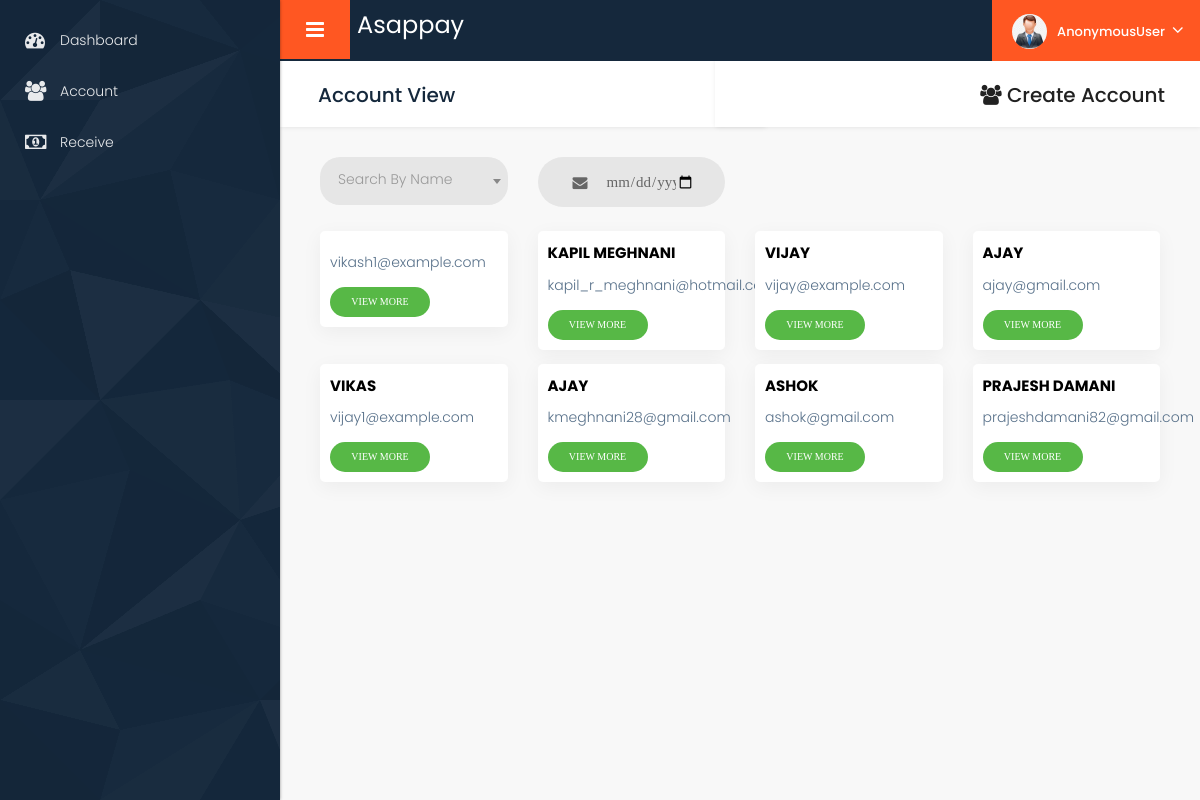
Before: /asappayapp/accountview/ with the older database file.
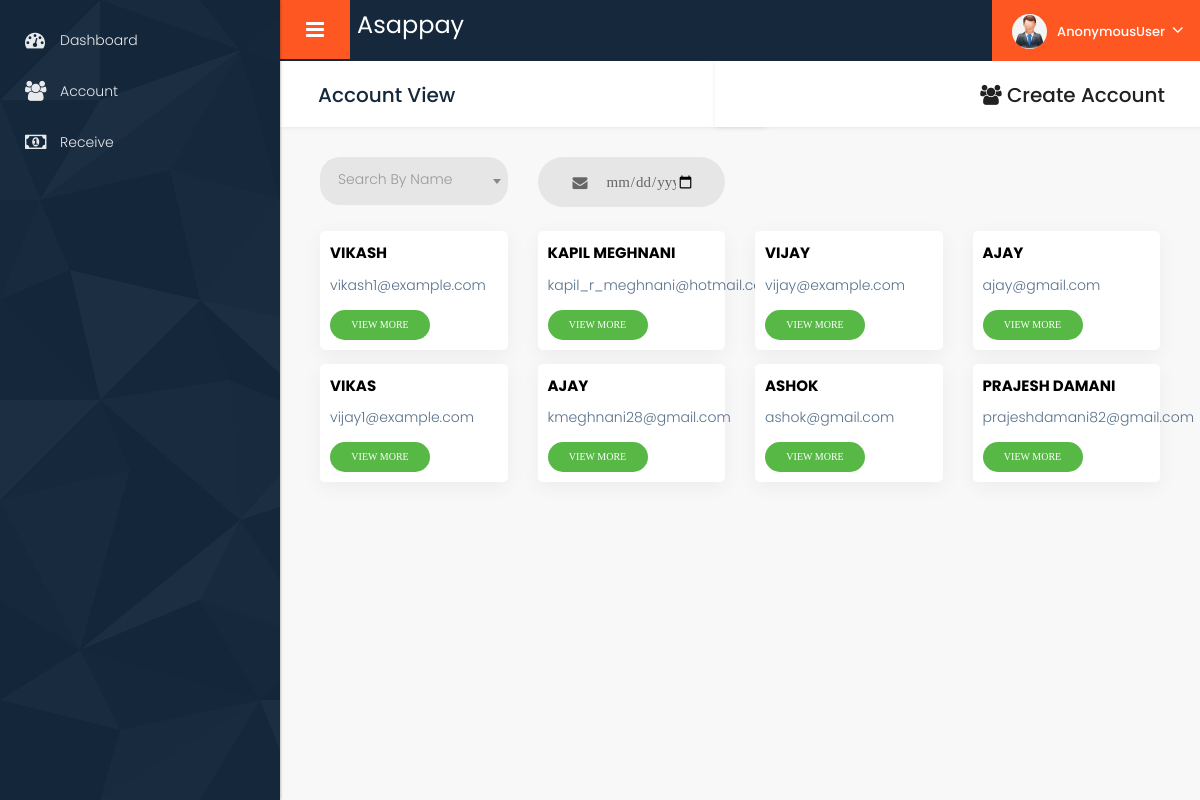
After: the same page with the newer database file.
### asappayapp/models.py (models this page shows)
class Accountsc(models.Model):
    accountid = models.AutoField(primary_key=True)
    userid = models.ForeignKey(User,on_delete=models.SET_NULL,null=True,default=None)
    accountname = models.CharField(max_length=100)
    accountemailid = models.EmailField()
    accountphone = PhoneNumberField()
    accountpan = models.CharField(max_length=10)
    accountgst = models.CharField(max_length=15)
    accountcreatedate = models.DateField()
    address = models.CharField(max_length=255, default='N/A')
    country = CountryField(null=True)
    city = models.CharField(max_length=100, null=True)
    pincode = models.CharField(max_length=10, default='000000')

### asappayapp/views.py (the view)
# urls.py: path("accountview/", views.accountview, name="accountview"),
def accountview(req):
    allaccounts = Accountsc.objects.all()
    print(allaccounts)
    return render(
        req, "Accountview.html", {"allaccounts": allaccounts}
    )

### asappayapp/templates/Accountview.html (shortened to what this page needs)
{% extends 'baseinner.html' %}
{% load static %}
{% block body %}
	<div class="midde_cont">
		<div class="container-fluid">
			<div class="row column_title">
				<div class="col-md-6">
					<div class="page_title">
						<h2>Account View</h2>
					</div>
				</div>
				<div class="col-md-6 text-right">
					<div class="page_title">
						<h2><a href="{% url 'account' %}"><i class="fa fa-users blue_color"></i> <span>Create Account</span></a></h2>
					</div>
				</div>
			</div>
			<div class="row column_title mb-3">
				<div class="col-md-12">
					<form id="search-form">
						<div class="row">
							<div class="col-md-3">
								<div class="wrap-input100 validate-input">
								</div>
							</div>
							<div class="col-md-3">
								<div class="wrap-input100 validate-input">
									<input type="date" class="input100" id="inputduedate" name="duedate" placeholder="MM/YY" required>
									<span class="focus-input100"></span>
									<span class="symbol-input100">
									</span>
								</div>
							</div>
						</div>
					</form>
				</div>
			</div>
			 <div id="results" class="row column1">
				{% for x in allaccounts %}
				<div class="col-md-3 mb-3">
					<div class="white_shd full margin_bottom_30" style="padding: 10px;">
					<h5 class="card-title">{{ x.accountname }}</h5>
					<p class="card-text">{{ x.accountemailid }}</p>
					<a href="{% url 'accountdetail' x.accountid %}" class="btn login100-form-btnm">View More</a>
					</div>
				</div>
				{% empty %}
				<div class="col-12"><p>No accounts found.</p></div>
				{% endfor %}
			</div>
		</div>
	</div>
{% endblock %}

Changed rows visible on the page:
changed Accountsc "vikash1@example.com": accountname (not shown) → "VIKASH"
